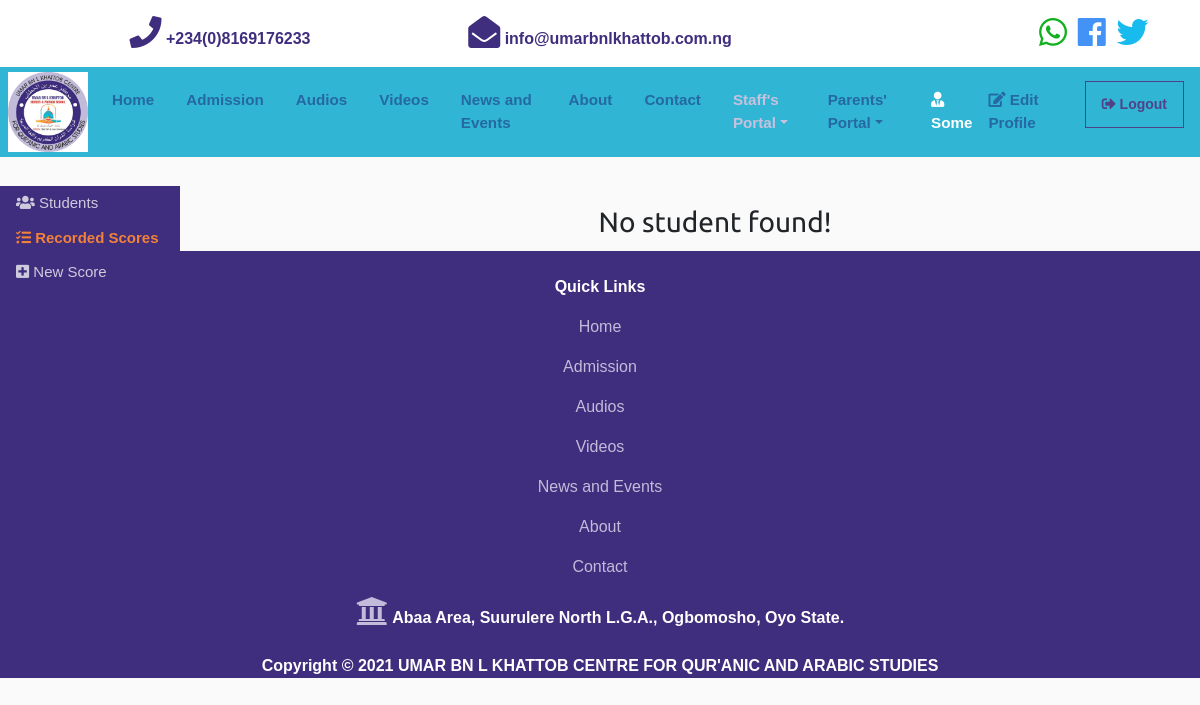
Before: /staff/junior/first-term (signed in) with the older database file.
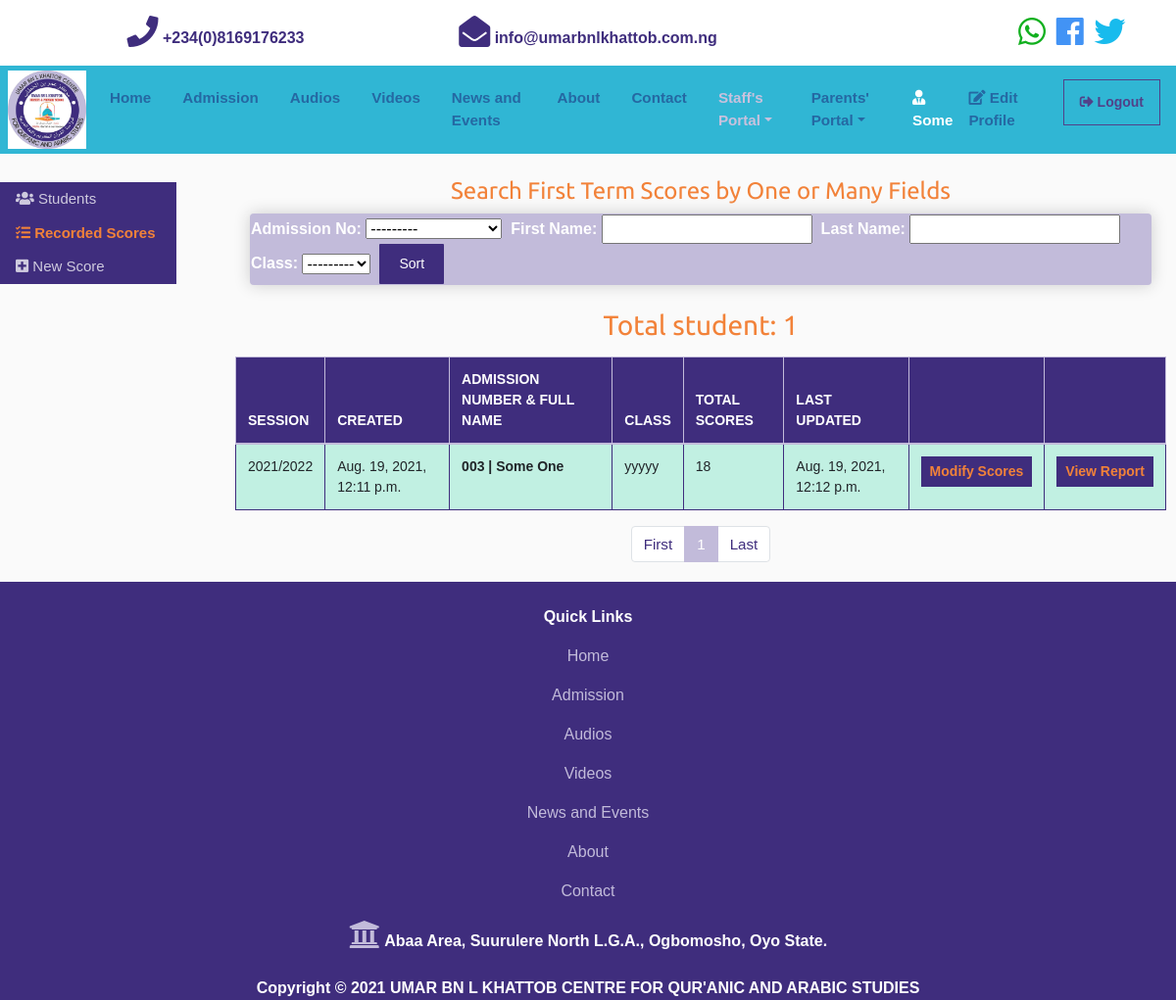
After: the same page with the newer database file.
### junior/models.py (models this page shows, shortened)
class FirstTerm(models.Model):
    session = models.ForeignKey('management.Session', on_delete = models.SET_NULL, default=1, null=True, related_name="junior_session")
    student = models.OneToOneField('records.student', on_delete = models.SET_NULL, unique = True, null=True, related_name="junior_student")
    school_fees = models.BooleanField(max_length=5, default = False)
    quran_ca = models.IntegerField(blank=True, default = 0, verbose_name="القرآن (الإختبار)")
    tajweed_ca = models.IntegerField(blank=True, default = 0, verbose_name="التجويد (الإختبار)")
    mutoolaah_ca = models.IntegerField(blank=True, default = 0, verbose_name="المطالعة (الإختبار)")
    arabiyyah_ca = models.IntegerField(blank=True, default = 0, verbose_name="العربية (الإختبار)")
    nahw_ca = models.IntegerField(blank=True, default = 0, verbose_name="النحو (الإختبار)")
    tawheed_ca = models.IntegerField(blank=True, default = 0, verbose_name="التوحيد (الإختبار)")
    fiqh_ca = models.IntegerField(blank=True, default = 0, verbose_name="الفقه (الإختبار)")
    seeroh_ca = models.IntegerField(blank=True, default = 0, verbose_name="السيرة (الإختبار)")
    hadeeth_ca = models.IntegerField(blank=True, default = 0, verbose_name="الحديث (الإختبار)")
    nusuus_ca = models.IntegerField(blank=True, default = 0, verbose_name="النصوص (الإختبار)")
    tabeer_ca = models.IntegerField(blank=True, default = 0, verbose_name="التعبير (الإختبار)")
    duruusu_ca = models.IntegerField(blank=True, default = 0, verbose_name="دروس اللغة (الإختبار)")
    hadeethulhifz_ca = models.IntegerField(blank=True, default = 0, verbose_name="حديث الحفظ (الإختبار)")
    quran_exam = models.IntegerField(blank=True, default = 0, verbose_name="القرآن (الإمتحان)")
    tajweed_exam = models.IntegerField(blank=True, default = 0, verbose_name="التجويد (الإمتحان)")
    mutoolaah_exam = models.IntegerField(blank=True, default = 0, verbose_name="المطالعة (الإمتحان)")
    arabiyyah_exam = models.IntegerField(blank=True, default = 0, verbose_name="العربية (الإمتحان)")
    nahw_exam = models.IntegerField(blank=True, default = 0, verbose_name="النحو (الإمتحان)")
    tawheed_exam = models.IntegerField(blank=True, default = 0, verbose_name="التوحيد (الإمتحان)")
    fiqh_exam = models.IntegerField(blank=True, default = 0, verbose_name="الفقه (الإمتحان)")
    seeroh_exam = models.IntegerField(blank=True, default = 0, verbose_name="السيرة (الإمتحان)")
    hadeeth_exam = models.IntegerField(blank=True, default = 0, verbose_name="الحديث (الإمتحان)")
    nusuus_exam = models.IntegerField(blank=True, default = 0, verbose_name="النصوص (الإمتحان)")
    tabeer_exam = models.IntegerField(blank=True, default = 0, verbose_name="التعبير (الإمتحان)")
    duruusu_exam = models.IntegerField(blank=True, default = 0, verbose_name="دروس اللغة (الإمتحان)")
    hadeethulhifz_exam = models.IntegerField(blank=True, default = 0, verbose_name="حديث الحفظ (الإمتحان)")
    quran_tot = models.IntegerField(blank=True, default = 0)
    tajweed_tot = models.IntegerField(blank=True, default = 0)
    mutoolaah_tot = models.IntegerField(blank=True, default = 0)
    arabiyyah_tot = models.IntegerField(blank=True, default = 0)
    nahw_tot = models.IntegerField(blank=True, default = 0)
    tawheed_tot = models.IntegerField(blank=True, default = 0)
    fiqh_tot = models.IntegerField(blank=True, default = 0)
    seeroh_tot = models.IntegerField(blank=True, default = 0)
    hadeeth_tot = models.IntegerField(blank=True, default = 0)
    nusuus_tot = models.IntegerField(blank=True, default = 0)
    tabeer_tot = models.IntegerField(blank=True, default = 0)
    duruusu_tot = models.IntegerField(blank=True, default = 0)
    hadeethulhifz_tot = models.IntegerField(blank=True, default = 0)
    cumulative = models.IntegerField(blank=True, default = 0)
    teacher_comment = models.CharField(max_length=200, null=True, blank=True, verbose_name="تعليق المدرس")
    head_comment = models.CharField(max_length=200, null=True, blank=True, verbose_name="تعليق المدير")
    created = models.DateTimeField(auto_now_add=True, null=True)
    updated = models.DateTimeField(auto_now=True, null=True)
    class Meta:
        ordering = ('student__user__username',)
        verbose_name = "First Term Score"
        verbose_name_plural = "First Term Scores"

### management/models.py (models this page shows, shortened)
class Session(models.Model):
    name = models.CharField(max_length=20, blank=True, null=True)
    next = models.DateField(blank=True, null=True, verbose_name="Next Term Begins")
    ends = models.DateField(blank=True, null=True, verbose_name="Term Ends")
    head = models.CharField(max_length=40, blank=True, null=True, verbose_name="Headmaster's Name")
    school = models.ImageField(upload_to='stamp_img/%Y/%m/%d', null=True, blank=True, verbose_name="School's Stamp with Head of Schools Signature")
    created = models.DateTimeField(auto_now_add=True, null=True)
    updated = models.DateTimeField(auto_now=True, null=True)
    class Meta:
        ordering = ('-created',)
    def __str__(self):
        return str(self.name)

### records/models.py (models this page shows, shortened)
class Student(models.Model):
    GENDER_CHOICES = [
		('MALE','MALE'),
		('FEMALE', 'FEMALE')
	]
    ROLE_CHOICES = [
        ('Pupil', 'Pupil'),
        ('Student', 'Student'),
		('Staff', 'Staff'),
    ]
    user = models.OneToOneField(settings.AUTH_USER_MODEL, on_delete=models.SET_NULL, null=True)
    phone_number = models.CharField(max_length=20, unique=False, null=True, verbose_name="Phone Number")
    gender = models.CharField(max_length=6, choices=GENDER_CHOICES, null=True)
    dob = models.DateField(blank=True, null=True, verbose_name="Date of Birth")
    classe = models.ForeignKey(Class, on_delete=models.SET_NULL, null=True, verbose_name="Class")
    address = models.CharField(max_length=200, null=True)
    role = models.CharField(max_length=20, choices=ROLE_CHOICES, default='Pupil', null=True)
    photograph = models.ImageField(upload_to='student_img/%Y/%m/%d', null=True, blank=True, verbose_name="Student's Photograph")
    created = models.DateTimeField(auto_now_add=True, null=True)
    updated = models.DateTimeField(auto_now=True, null=True)
    def __str__(self):
        try:
            return str(self.user.username) + " | " + str(self.user.first_name) + " " + str(self.user.last_name)
        except:
            return str(self.id)
    class Meta:
        ordering = ('user__username',)

class Class(models.Model):
    name = models.CharField(max_length=20, null=True)
    teacher = models.ForeignKey(Teacher, on_delete=models.SET_NULL, null=True)
    signature = models.ImageField(upload_to='signature_img/%Y/%m/%d', null=True, blank=True, verbose_name="Class Teacher's Signature")
    created = models.DateTimeField(auto_now_add=True, null=True)
    updated = models.DateTimeField(auto_now=True, null=True)
    def __str__(self):
        try:
            return str(self.name)
        except:
            return str(self.id)
    class Meta:
        ordering = ('name',)
        verbose_name = 'Class'
        verbose_name_plural = 'Classes'

### junior/views.py (the view)
# urls.py: path('staff/junior/first-term', views.showFirsts, name='junior_firsts'),
@login_required
def showFirsts(request):
    context = {}
    filtered_firsts = FirstFilter(
        request.GET,
        queryset = FirstTerm.objects.all()
    )
    context['filtered_firsts'] = filtered_firsts
    paginated_filtered_firsts = Paginator(filtered_firsts.qs, 10)
    page_number = request.GET.get('page')
    firsts_page_obj = paginated_filtered_firsts.get_page(page_number)
    context['firsts_page_obj'] = firsts_page_obj
    total_firsts = filtered_firsts.qs.count()
    context['total_firsts'] = total_firsts
    return render(request, 'junior/first_list.html', context=context)

### home/templatetags/home_tags.py (called while the page is built)
@register.simple_tag
def my_url(value, field_name, urlencode=None):
    url = '?{}={}'.format(field_name, value)
    if urlencode:
        querystring = urlencode.split('&')
        filtered_querystring = filter(lambda p: p.split('=')[0]!=field_name, querystring)
        encoded_querystring = '&'.join(filtered_querystring)
        url = '{}&{}'.format(url, encoded_querystring)
    return url

### templates/junior/first_list.html (shortened to what this page needs)
{% extends 'base.html' %}
{% block content %}
{% load home_tags %}
<br>
<div class="sidebar">
  <br>
  <br>
  <br>
  <br>
<a href="{% url 'students' %}"><i class="fas fa-users fa-1x"></i> Students</a>
<a href="{% url 'junior_firsts' %}"><strong class="text-orange"><i class="fas fa-tasks fa-1x"></i> Recorded Scores</strong></a>
<a href="{% url 'junior_first' %}"><i class="fas fa-plus-square fa-1x"></i> New Score</a>
</div>
  <section class="main">
    {% if firsts_page_obj %}
    <h4 class="text-center text-orange">Search First Term Scores by One or Many Fields</h4>
    <div class="col-md-12">
      <div class="box-element bg-warning" id="form-wrapper">
        <form method="get" class="form-inline text-white">
          {% for field in filtered_firsts.form %}
            <strong>{{field.label}}:</strong>&nbsp{{field}}&nbsp&nbsp
          {% endfor %}
          <input type="submit" class="btn btn-dark" value="Sort">
        </form>
      </div>
    </div>
    {% endif %}
    <br>
    <div class="row text-center">
      {% if firsts_page_obj %}
        <div class="col-md-12">
          {% if total_firsts > 1 %}
          <div class="form-group col-md-12">
            <h3 class="form-group text-orange">Total students: {{total_firsts}}</h3>
          </div>
          {% else %}
          <div class="form-group col-md-12">
            <h3 class="form-group text-orange">Total student: {{total_firsts}}</h3>
          </div>
          {% endif %}
          <div class="table-responsive">
            <table class="table table-bordered">
              <thead class="thead-primary">
                <tr>
                  <th>SESSION</th>
                  <th>CREATED</th>
                  <th>ADMISSION NUMBER & FULL NAME</th>
                  <th>CLASS</th>
                  <th>TOTAL SCORES</th>
                  <th>LAST UPDATED</th>
                  <th></th>
                  <th></th>
                </tr>
              </thead>
              <tbody>
              {% for first in firsts_page_obj %}
                <tr class="table-success">
                  <td>{{first.session}}</td>
                  <td>{{first.created}}</td>
                  <td><strong>{{first.student}}</strong></td>
                  <td>{{first.student.classe}}</td>
                  <td>{{first.cumulative}}</td>
                  <td>{{first.updated}}</td>
                  <td class="text-center"><a href="first-term/update/{{first.id}}"><button type="button" class="btn btn-sm btn-primary text-orange"><strong>Modify Scores</strong></button></a></td>
                  <td class="text-center"><a href="{% url 'junior_show_first' first.id %}"><button type="button" class="btn btn-sm btn-primary text-orange"><strong>View Report</strong></button></a></td>
                </tr>
              {% endfor %}
              </tbody>
            </table>
            <nav aria-label="...">
              <ul class="pagination justify-content-center">
                <li class="page-item"><a class="page-link" href="{% my_url 1 'page' request.GET.urlencode %}" tabindex="-1" aria-disabled="true">First</a></li>
                <li class="page-item active" aria-current="page"><a class="page-link" href="{% my_url firsts_page_obj.number 'page' request.GET.urlencode %}">{{firsts_page_obj.number}}<span class="sr-only">(current)</span></a></li>
                <li class="page-item"><a class="page-link" href="{% my_url firsts_page_obj.paginator.num_pages 'page' request.GET.urlencode %}">Last</a></li>
              </ul>
            </nav>
          </div>
        </div>
      {% else %}
      <div class="container">
        <h3>No student found!</h3>
      </div>
      {% endif %}
    </div>
  </section>
{% endblock content%}

Changed rows visible on the page:
added FirstTerm: session "2021/2022", created "Aug. 19, 2021, 12:11 p.m.", student "003 | Some One", student.classe "yyyyy", cumulative "18", updated "Aug. 19, 2021, 12:12 p.m."
Other visible differences:
form field value: (not shown) → "Sort"
{{ total_firsts }}: (not shown) → "1"
{{ firsts_page_obj.number }}: (not shown) → "1"
text no longer shown: "No student found!"
text now shown: "Search First Term Scores by One or Many Fields Total student: SESSION CREATED ADMISSION NUMBER & FULL NAME CLASS TOTAL SCORES LAST UPDATED First Last"
new list line: "Admission No : ---------"
new list line: "First Name : "
new list line: "Last Name : "
new list line: "Class : ---------"
